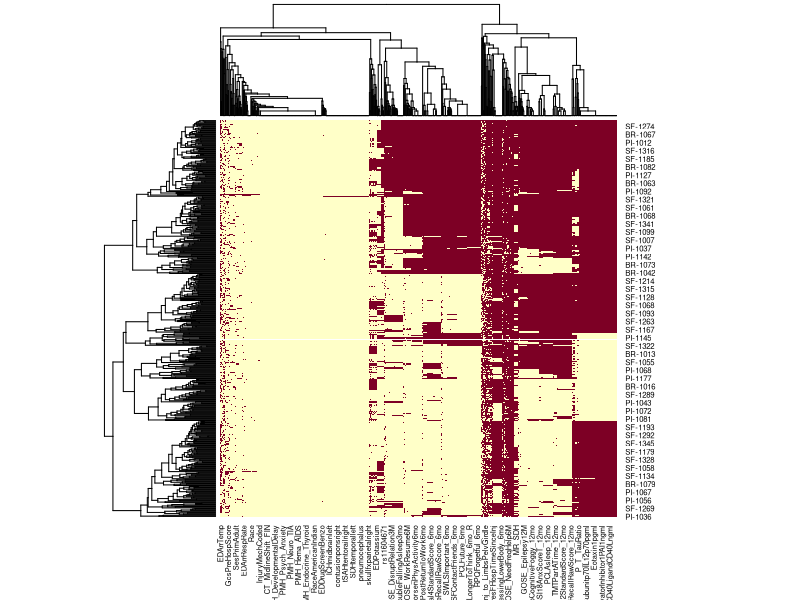

R code for this plot:
############## This is a R script for subset selection of both features and patients
############## The results of this script are included in the "data/" subfolder:
############## 
############## 
############## 
############## 
############## 

cleanup = function(mat) {
    xx = mat
    yy = matrix(NA,nrow=dim(xx)[1],ncol=0);
    for (ii in 1:dim(xx)[2]){
        dd = xx[,ii];
        if (is.numeric(dd)){yy=cbind(yy,dd);colnames(yy)[dim(yy)[2]]=colnames(xx)[ii];}    
        if (is.factor(dd)){
            if (is.ordered(dd)){
                zz =as.numeric(dd);yy=cbind(yy,zz);colnames(yy)[dim(yy)[2]]=colnames(xx)[ii];
            } else {
                nlevels = length(levels(dd));
                if (nlevels<3){
                    zz =as.numeric(dd);yy=cbind(yy,zz);colnames(yy)[dim(yy)[2]]=colnames(xx)[ii];
                } else {
                    cat("nlevels is", nlevels, "for", colnames(xx)[ii], "\n")
                    for (jj in 1:nlevels){
                        zz = matrix(0,nrow=dim(xx)[1],ncol=1);
                        zz[dd==levels(dd)[jj]] = 1;
                        yy = data.frame(yy,zz);
                        colnames(yy)[dim(yy)[2]] = paste(colnames(xx)[ii],'_',levels(dd)[jj],sep='');
                    }
                }
            }
        }
    }
    rownames(yy) = rownames(xx);
    ss = apply(yy,2,sd);
    l = length(which(ss==0)); 
    if(l > 0){
        cat("found", l, "invariant columns", '\n');
        #cat(colnames(yy)[ss==0], '\n');
    }
    yy = yy[,ss>0];
    return(yy)
}

is.invariant = function(col){
    na=is.na(col); 
    ss = sd(col[!na]); 
    return(ss == 0);
}


########## read preprocessed datamatrix in the "data/" subfolder
pre_data_matrix = read.csv(file = "data/preprocessed_data_matrix.csv",header=TRUE);
rownames(pre_data_matrix) = pre_data_matrix[,1];
pre_data_matrix = pre_data_matrix[,2:dim(pre_data_matrix)[2]];

mask_feature_outcome = read.table('data/mask_feature_outcome.txt',sep='\t')
########## data occupancy matrix
x = is.na(pre_data_matrix);
x[x==TRUE] = 1;
x[x==FALSE] = 0;

# rows that have one or more NA
inc_rows = apply(pre_data_matrix, 1, is.na)

########## dendrogram of occupancy matrix
hm = heatmap(x,scale='none');
x = x[hm$rowInd,hm$colInd];

########## manually remove patients and features from the occupancy matrix
rowrmv=0*(1:dim(x)[1]);
rowrmv[c(1:25,37,51,67:68,69,143,146,150,153,170:172,178,188,205:213,216:229,254:299,318,320,325,337,360:dim(x)[1])] = 1;
colrmv=0*(1:dim(x)[2]);
colrmv[c(1:62,72:75,77:82,90:92,236:237,241,243,346:384,386:392,398:403,405:406,425:427,429:430,433:434,439,442:444,479,469,513:516,521:526,529,531:532,534,605:dim(x)[2])] = 1;

########## generate files of data matrix, patient_id, and feature_name for outcome features ##############################
########## a categorical feature will be expanded to N binary features (N is the number of categories) -- see cleanup function

write.table(hm$rowInd[rowrmv<1] - 1, file='data/keep_rows.txt', row.names=FALSE, col.names=FALSE)
write.table(hm$colInd[colrmv<1] - 1, file='data/keep_cols.txt', row.names=FALSE, col.names=FALSE)

# remove invariant rows from "good" rows

cat(length(which(colrmv == 1)), "columns to remove before\n");

prelim_rows = pre_data_matrix[sort(hm$rowInd[rowrmv<1]),];
invariant_cols = which(apply(prelim_rows, 2, is.invariant) == TRUE);
colrmv[invariant_cols] = 1
cat(length(which(colrmv == 1)), "columns to remove after\n");

data_matrix = pre_data_matrix[sort(hm$rowInd[rowrmv<1]),sort(hm$colInd[colrmv<1])];


xy_mask = mask_feature_outcome[sort(hm$colInd[colrmv<1]),1];


data_matrix_outcome = data_matrix[,xy_mask==1];
data_matrix_biomarker = data_matrix[,xy_mask==0];

yy = cleanup(data_matrix_outcome)
#xx = data_matrix_outcome;
#yy = matrix(NA,nrow=dim(xx)[1],ncol=0);
#for (ii in 1:dim(xx)[2]){
#    dd = xx[,ii];
#    if (is.numeric(dd)){yy=cbind(yy,dd);colnames(yy)[dim(yy)[2]]=colnames(xx)[ii];}    
#    if (is.factor(dd)){
#        if (is.ordered(dd)){
#            zz =as.numeric(dd);yy=cbind(yy,zz);colnames(yy)[dim(yy)[2]]=colnames(xx)[ii];
#        } else {
#            nlevels = length(levels(dd));
#            if (nlevels<3){
#                zz =as.numeric(dd);yy=cbind(yy,zz);colnames(yy)[dim(yy)[2]]=colnames(xx)[ii];
#            } else {
#                for (jj in 1:nlevels){
#                    zz = matrix(0,nrow=dim(xx)[1],ncol=1);
#                    zz[dd==levels(dd)[jj]] = 1;
#                    yy = data.frame(yy,zz);
#                    colnames(yy)[dim(yy)[2]] = paste(colnames(xx)[ii],'_',levels(dd)[jj],sep='');
#                }
#            }
#        }
#    }
#}
#rownames(yy) = rownames(xx);
#ss = apply(yy,2,sd);
#yy = yy[,ss>0];
write.table(yy,file='data/data_matrix_subset_outcome.txt',sep='\t',row.names=FALSE,col.names=FALSE);
write.table(rownames(yy),file='data/patient_id.txt',sep='\t',row.names=FALSE,col.names=FALSE,quote=FALSE);
write.table(colnames(yy),file='data/feature_name_subset_outcome.txt',sep='\t',row.names=FALSE,col.names=FALSE,quote=FALSE);


########## generate files of data matrix, patient_id, and feature_name for biomarker features #####################
########## a categorical feature will be expanded to N binary features (N is the number of categories) 

yy = cleanup(data_matrix_biomarker)
#xx = data_matrix_biomarker;
#yy = matrix(NA,nrow=dim(xx)[1],ncol=0);
#for (ii in 1:dim(xx)[2]){
#    dd = xx[,ii];
#    if (is.numeric(dd)){yy=cbind(yy,dd);colnames(yy)[dim(yy)[2]]=colnames(xx)[ii];}    
#    if (is.factor(dd)){
#        if (is.ordered(dd)){
#            zz =as.numeric(dd);yy=cbind(yy,zz);colnames(yy)[dim(yy)[2]]=colnames(xx)[ii];
#        } else {
#            nlevels = length(levels(dd));
#            if (nlevels<3){
#                zz =as.numeric(dd);yy=cbind(yy,zz);colnames(yy)[dim(yy)[2]]=colnames(xx)[ii];
#            } else {
#                for (jj in 1:nlevels){
#                    zz = matrix(0,nrow=dim(xx)[1],ncol=1);
#                    zz[dd==levels(dd)[jj]] = 1;
#                    yy = data.frame(yy,zz);
#                    colnames(yy)[dim(yy)[2]] = paste(colnames(xx)[ii],'_',levels(dd)[jj],sep='');
#                }
#            }
#        }
#    }
#}
#rownames(yy) = rownames(xx);
#ss = apply(yy,2,sd);
#yy = yy[,ss>0];
write.table(yy,file='data/data_matrix_subset_biomarker.txt',sep='\t',row.names=FALSE,col.names=FALSE);
write.table(colnames(yy),file='data/feature_name_subset_biomarker.txt',sep='\t',row.names=FALSE,col.names=FALSE,quote=FALSE);

########## save the discarded samples
# the data points we are discarding
#print(dim(pre_data_matrix))
#print(max(sort(hm$rowInd[rowrmv==1])))
#data_matrix_disc = pre_data_matrix[sort(hm$rowInd[rowrmv==1]),sort(hm$colInd[colrmv<1])];
#data_matrix_outcome_disc = data_matrix_disc[,xy_mask==1];
#data_matrix_biomarker_disc = data_matrix_disc[,xy_mask==0];
#
#yy = cleanup(data_matrix_outcome_disc)
#write.table(yy,file='data/data_matrix_discarded_outcome.txt',sep='\t',row.names=FALSE,col.names=FALSE);
#write.table(rownames(yy),file='data/patient_id_discarded.txt',sep='\t',row.names=FALSE,col.names=FALSE,quote=FALSE);
##
#yy = cleanup(data_matrix_biomarker_disc)
#write.table(yy,file='data/data_matrix_discarded_biomarker.txt',sep='\t',row.names=FALSE,col.names=FALSE);
